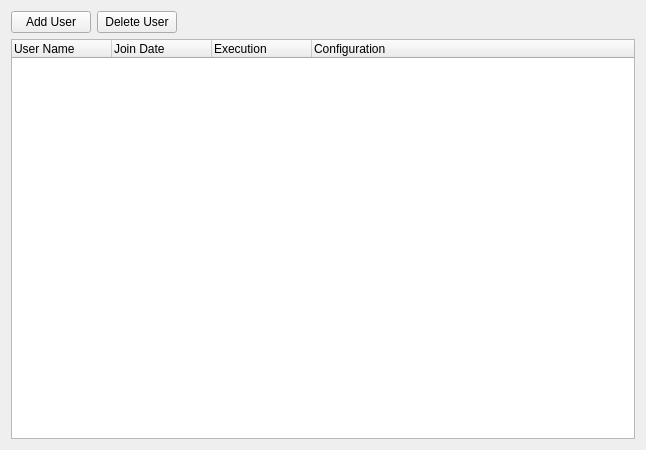
<?xml version="1.0" encoding="UTF-8"?>
<ui version="4.0">
 <class>Form</class>
 <widget class="QWidget" name="Form">
  <property name="geometry">
   <rect>
    <x>0</x>
    <y>0</y>
    <width>646</width>
    <height>450</height>
   </rect>
  </property>
  <property name="windowTitle">
   <string>Add User</string>
  </property>
  <property name="styleSheet">
   <string notr="true">font: 9pt &quot;Titillium Web&quot;;</string>
  </property>
  <layout class="QVBoxLayout" name="verticalLayout">
   <item>
    <layout class="QHBoxLayout" name="horizontalLayout">
     <item>
      <widget class="QPushButton" name="btn_AddUser">
       <property name="sizePolicy">
        <sizepolicy hsizetype="Fixed" vsizetype="Fixed">
         <horstretch>0</horstretch>
         <verstretch>0</verstretch>
        </sizepolicy>
       </property>
       <property name="text">
        <string>Add User</string>
       </property>
      </widget>
     </item>
     <item>
      <widget class="QPushButton" name="btn_DelUser">
       <property name="sizePolicy">
        <sizepolicy hsizetype="Fixed" vsizetype="Fixed">
         <horstretch>0</horstretch>
         <verstretch>0</verstretch>
        </sizepolicy>
       </property>
       <property name="text">
        <string>Delete User</string>
       </property>
      </widget>
     </item>
     <item>
      <spacer name="horizontalSpacer">
       <property name="orientation">
        <enum>Qt::Horizontal</enum>
       </property>
       <property name="sizeHint" stdset="0">
        <size>
         <width>40</width>
         <height>20</height>
        </size>
       </property>
      </spacer>
     </item>
    </layout>
   </item>
   <item>
    <widget class="QTreeWidget" name="userTree">
     <property name="columnCount">
      <number>4</number>
     </property>
     <attribute name="headerHighlightSections">
      <bool>false</bool>
     </attribute>
     <attribute name="headerMinimumSectionSize">
      <number>32</number>
     </attribute>
     <column>
      <property name="text">
       <string>User Name</string>
      </property>
     </column>
     <column>
      <property name="text">
       <string>Join Date</string>
      </property>
     </column>
     <column>
      <property name="text">
       <string>Execution</string>
      </property>
     </column>
     <column>
      <property name="text">
       <string>Configuration</string>
      </property>
     </column>
    </widget>
   </item>
  </layout>
 </widget>
 <resources/>
 <connections/>
</ui>
